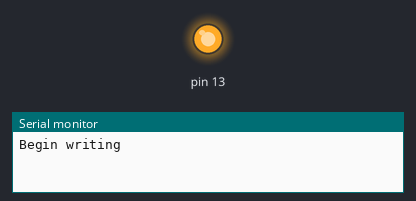
Bench run of a sketch on a simulated Arduino Uno, built with avr-gcc and run on an emulated ATmega328P. Shown: output pins drawn as LEDs (lit = HIGH), the last lines printed to the serial monitor.

Above: at 1.0 s.
At 5.5 s:
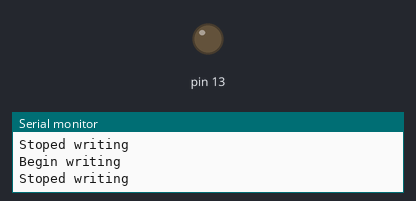
Timing chart, 0 to 6.9 s (numbered marks = the images above):
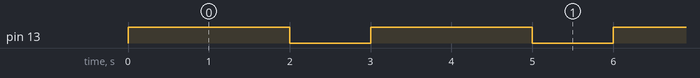

The sketch:

sketch_aug22b_exercise_1.ino
```cpp
void setup() {

  pinMode(13, OUTPUT);
  Serial.begin(9600);

}

void loop() {
    Serial.println("Begin writing");
    digitalWrite(13, HIGH);
    delay(2000);
    digitalWrite(13, LOW);
    Serial.println("Stoped writing");
    delay(1000);


}
```

Measured:
- by itself, pin 13: alternates HIGH for 2.0 s and LOW for 1.0 s
